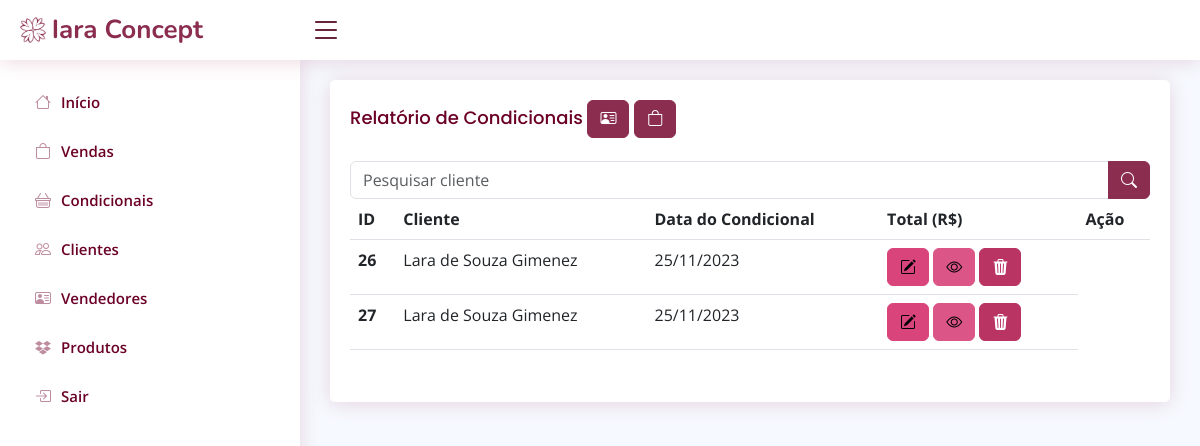
Page /relatorio_condicionais_cliente.php (signed in) on the committed database.
### tables this page shows
CREATE TABLE `condicional` (
  `id` int(11) NOT NULL,
  `cliente_id` int(11) NOT NULL,
  `vendedor_id` int(11) NOT NULL,
  `data` datetime NOT NULL DEFAULT current_timestamp()
);

CREATE TABLE `cliente` (
  `id` int(11) NOT NULL,
  `nome` varchar(100) NOT NULL,
  `cpf` varchar(15) NOT NULL,
  `telefone` varchar(15) DEFAULT NULL,
  `cidade` varchar(50) DEFAULT NULL,
  `estado` varchar(20) DEFAULT NULL,
  `endereco` varchar(50) DEFAULT NULL,
  `status` varchar(20) NOT NULL
);

### relatorio_condicionais_cliente.php (the view, shortened to what this page needs)
<!DOCTYPE html>
<?php
require_once("conexao.php");
$pesquisaCliente = "";
$sql = "SELECT v.id, c.nome as cliente, v.data
        FROM condicional v
        INNER JOIN cliente c ON v.cliente_id = c.id
        WHERE c.nome LIKE '%$pesquisaCliente%'
        ORDER BY v.data desc";
$resultado = mysqli_query($conexao, $sql);
?>
<?php require_once("cabecalho.php") ?>
<main id="main" class="main">
    <section class="section">
        <div class="card">
            <div class="card-body">
                <h5 class="card-title">Relatório de Condicionais
                <a href="relatorio_condicionais_vendedor.php" class="btn btn-primary"><i class="bi bi-person-vcard"></i></a>
                <a href="relatorio_vendas_cliente.php" class="btn btn-primary"><i class="bi bi-bag"></i></a>
                </h5>
                <div class="row">
                    <div class="mb-3">
                        <form method="post">
                            <div class="input-group">
                            <input type="text" class="form-control" id="cliente" name="cliente"
                            value="<?php echo $pesquisaCliente; ?>" placeholder="Pesquisar cliente">
                            <button name="pesquisar" stype="button" class="btn btn-primary"><i class="bi bi-search"></i></button>
                            </div>
                        </form>
                <table class="table">
                    <thead>
                        <tr>
                            <th scope="col">ID</th>
                            <th>Cliente</th>
                            <th>Data do Condicional</th>
                            <th>Total (R$)</th>
                            <th scope="col">Ação</th>
                        </tr>
                    </thead>
                    <tbody>
                        <?php while ($linha = mysqli_fetch_array($resultado)) { ?>
                            <tr>
                                <th>
                                <?= $linha['id'] ?>
                                </th>
                                <td>
                                <?= $linha['cliente'] ?>
                                </td>
                                <td>
                                <?= date("d/m/Y", strtotime($linha['data']))?>
                                </td>
                                <td><a href="alterarCondicional.php?id=<?= $linha['id'] ?>" class="btn btn-warning"><i
                                    class="bi bi-pencil-square"></i></a>
                                <a onclick="openModal(<?= $linha['id'] ?>)" data-bs-toggle="modal"
                                data-bs-target="#exampleModal" name="info" class="btn btn-info">
                                <i class="bi bi-eye"></i></a>
                                <a href="relatorio_condicionais_cliente.php? id=<?= $linha['id'] ?>" class="btn btn-danger"
                                    onclick="return confirm('Deseja excluir mesmo?')">
                                    <i class="bi bi-trash3-fill"></i>
                                </a>
                                </td>
                        <?php
                        }
                        ?>
                    </tbody>
                </table>
            </div>
        </div>
    </section>
</main>
<?php require_once("rodape.php") ?>

### assets/css/style.css (style rules this page uses)
:root { scroll-behavior: smooth; }
body { font-family: "Open Sans", sans-serif; background: #f6f9ff; color: #444444; }
a { color: #4154f1; text-decoration: none; }
h1, h2, h3, h4, h5, h6 { font-family: "Nunito", sans-serif; }
#main { margin-top: 60px; padding: 20px 30px; transition: all 0.3s; }
.card { margin-bottom: 30px; border: none; border-radius: 5px; box-shadow: 0px 2px 20px #92003627; }
.card-title { padding: 20px 0 15px 0; font-size: 18px; font-weight: 500; color: #6b0027; font-family: "Poppins", sans-serif; }
.card-body { padding: 0 20px 20px 20px; }
@media (min-width: 1200px) { #main, #footer { margin-left: 300px; } }

### rows in the picture
condicional: id "26", cliente.nome "Lara de Souza Gimenez", data "25/11/2023"
condicional: id "27", cliente.nome "Lara de Souza Gimenez", data "25/11/2023"
